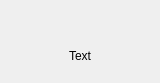
<?xml version="1.0" encoding="UTF-8"?>
<ui version="4.0">
 <class>TextToolButton</class>
 <widget class="QWidget" name="TextToolButton">
  <property name="geometry">
   <rect>
    <x>0</x>
    <y>0</y>
    <width>160</width>
    <height>83</height>
   </rect>
  </property>
  <property name="windowTitle">
   <string>TextToolButton</string>
  </property>
  <layout class="QGridLayout" name="gridLayout">
   <property name="leftMargin">
    <number>0</number>
   </property>
   <property name="topMargin">
    <number>0</number>
   </property>
   <property name="rightMargin">
    <number>0</number>
   </property>
   <property name="bottomMargin">
    <number>0</number>
   </property>
   <property name="spacing">
    <number>0</number>
   </property>
   <item row="1" column="0">
    <layout class="QVBoxLayout" name="verticalLayout">
     <property name="spacing">
      <number>4</number>
     </property>
     <item>
      <layout class="QHBoxLayout" name="horizontalLayout">
       <property name="spacing">
        <number>0</number>
       </property>
       <item>
        <spacer name="horizontalSpacer">
         <property name="orientation">
          <enum>Qt::Horizontal</enum>
         </property>
         <property name="sizeHint" stdset="0">
          <size>
           <width>40</width>
           <height>20</height>
          </size>
         </property>
        </spacer>
       </item>
       <item>
        <widget class="dtguitoolkit::MultiIconLabel" name="labelIcon">
         <property name="minimumSize">
          <size>
           <width>24</width>
           <height>24</height>
          </size>
         </property>
         <property name="maximumSize">
          <size>
           <width>24</width>
           <height>24</height>
          </size>
         </property>
         <property name="text">
          <string/>
         </property>
         <property name="alignment">
          <set>Qt::AlignCenter</set>
         </property>
        </widget>
       </item>
       <item>
        <widget class="dtguitoolkit::PulseLabel" name="labelPulseIcon">
         <property name="minimumSize">
          <size>
           <width>24</width>
           <height>24</height>
          </size>
         </property>
         <property name="maximumSize">
          <size>
           <width>24</width>
           <height>24</height>
          </size>
         </property>
         <property name="text">
          <string/>
         </property>
         <property name="alignment">
          <set>Qt::AlignCenter</set>
         </property>
        </widget>
       </item>
       <item>
        <spacer name="horizontalSpacer_2">
         <property name="orientation">
          <enum>Qt::Horizontal</enum>
         </property>
         <property name="sizeHint" stdset="0">
          <size>
           <width>40</width>
           <height>20</height>
          </size>
         </property>
        </spacer>
       </item>
      </layout>
     </item>
     <item>
      <widget class="QLabel" name="labelText">
       <property name="text">
        <string>Text</string>
       </property>
       <property name="alignment">
        <set>Qt::AlignCenter</set>
       </property>
      </widget>
     </item>
    </layout>
   </item>
   <item row="2" column="0">
    <spacer name="verticalSpacer_2">
     <property name="orientation">
      <enum>Qt::Vertical</enum>
     </property>
     <property name="sizeHint" stdset="0">
      <size>
       <width>20</width>
       <height>13</height>
      </size>
     </property>
    </spacer>
   </item>
   <item row="0" column="0">
    <spacer name="verticalSpacer">
     <property name="orientation">
      <enum>Qt::Vertical</enum>
     </property>
     <property name="sizeHint" stdset="0">
      <size>
       <width>20</width>
       <height>13</height>
      </size>
     </property>
    </spacer>
   </item>
  </layout>
 </widget>
 <layoutdefault spacing="6" margin="11"/>
 <customwidgets>
  <customwidget>
   <class>dtguitoolkit::PulseLabel</class>
   <extends>QLabel</extends>
   <header>ui/DTGuiToolkit/ui/Label/PulseLabel.h</header>
  </customwidget>
  <customwidget>
   <class>dtguitoolkit::MultiIconLabel</class>
   <extends>QLabel</extends>
   <header>ui/DTGuiToolkit/ui/Label/MultiIconLabel.h</header>
  </customwidget>
 </customwidgets>
 <resources>
  <include location="../../../../../conference/forms/obs.qrc"/>
 </resources>
 <connections/>
</ui>
